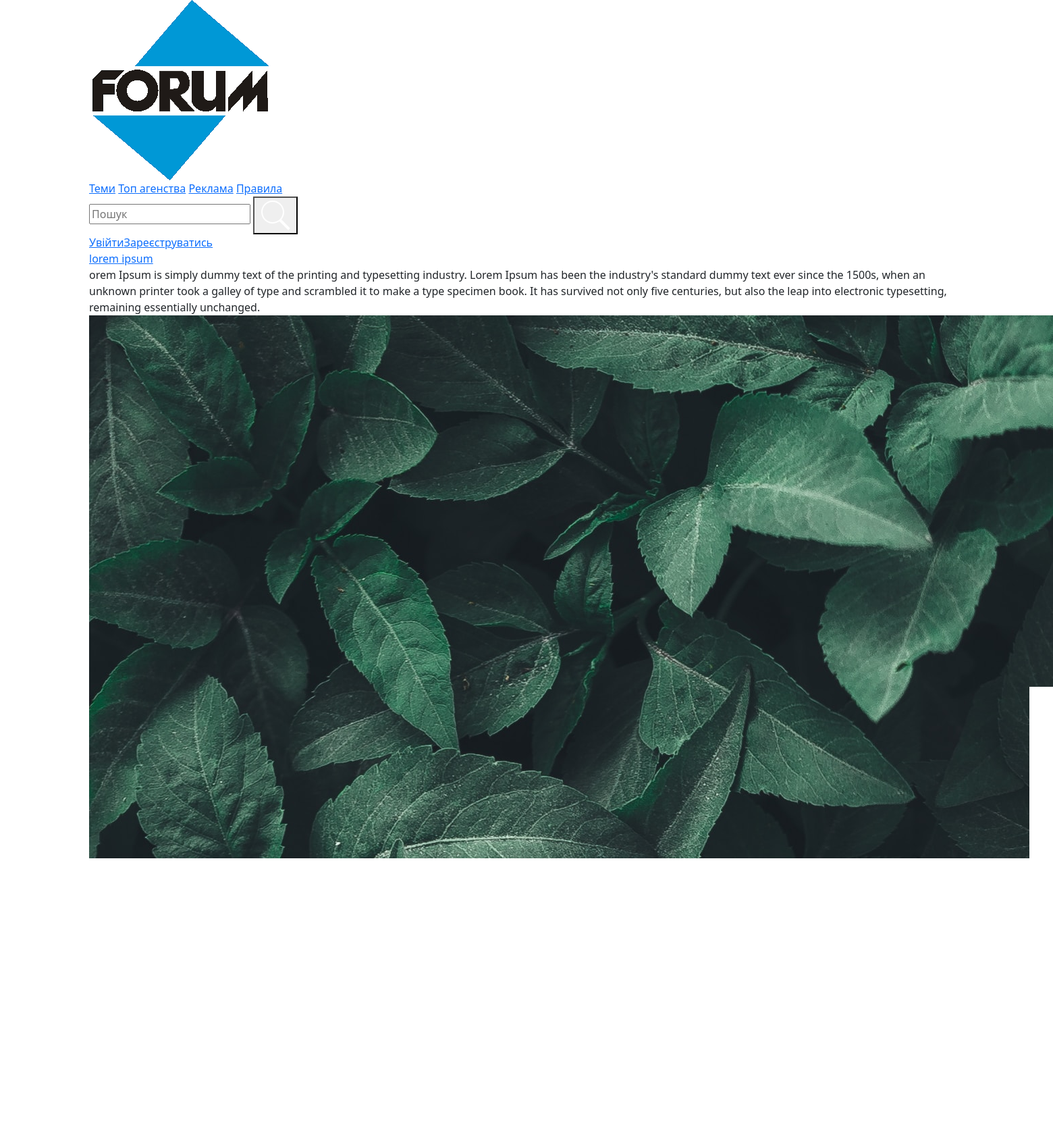
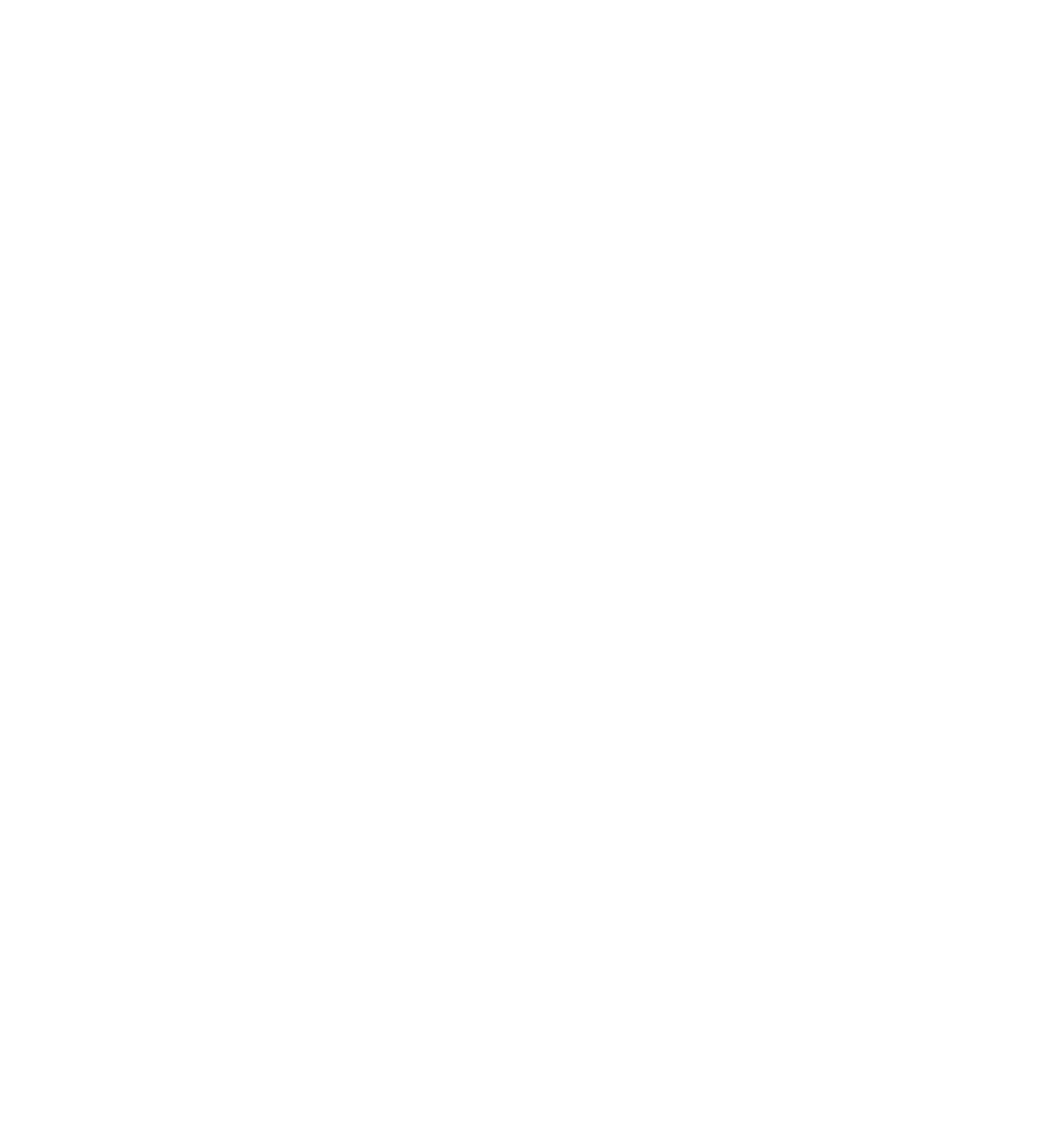
The page / (upper part) on the database its author committed (2 pictures, top to bottom).
### forum_pages/models.py (models this page shows, shortened)
class MainTextBanner(models.Model):
    title = models.CharField('Тайтл', max_length=100)
    text = models.TextField('Повідомлення')
    class Meta:
        verbose_name = 'Головний текст зверху'
        verbose_name_plural = 'Головний текст зверху'

class MainPictureBanner(models.Model):
    image = models.ImageField('Фото', upload_to='forum_pages/img/banners')
    class Meta:
        verbose_name = 'Головний банер зверху'
        verbose_name_plural = 'Головний банер зверху'

### forum_pages/views.py (the view)
# urls.py: path('', views.index, name='home'),
def index(request):
    advertisements = Advertisements.objects.all().order_by('-id')
    themes = Themes.objects.all().order_by('-id')
    try:
        chosen_product = MainTextBanner.objects.get()
        main_banner = MainPictureBanner.objects.all()[0]
    except:
        chosen_product = None
        main_banner = None
    last_messages = SandboxMessage.objects.all().order_by('-id')[:5]
    return render(request, 'forum_pages/index.html', {
        'advertisements': advertisements,
        'chosen_product': chosen_product,
        'main_banner': main_banner,
        'last_messages': last_messages,
        'themes': themes
    })

### forum_pages/models.py (called while the page is built)
    def __str__(self) -> str:
        return self.title

### forum_pages/templates/forum_pages/index.html (shortened to what this page needs)
{% extends 'base.html' %}
{% load sass_tags %}
{% load static %}
{% block style %}{% sass_src 'forum_pages/css/index.min.css' %}{% endblock %}
{% block content %}
    <div class="wrapper">
        <div class="container">
                <div class="content">
                    <div class="main__panel">
                        <section class="first__advertisment">
                            <div class="first__advertisment-title"><a href="#">{{ chosen_product.title }}</a></div>
                            <div class="first__advertisment-text">{{ chosen_product.text }}</div>
                        </section>
                        <section class="first__banner">
                            <a href="#">
                                <img src="{{ main_banner.image.url }}" alt="Banner">
                            </a>
                        </section>
                    </div>
                </div>
            </div>
        </div>
{% endblock %}

### rows shown on the page
MainTextBanner: title "lorem ipsum", text "orem Ipsum is simply dummy text of the printing and typesetting industry. Lorem Ipsum has been the industry's standard dummy text ever since the 1500s, when an unknown printer took a galley of type and scrambled it to make a type specimen book. It has survived not only five centuries, but also the leap into electronic typesetting, remaining essentially unchanged."
MainPictureBanner: image (picture)
